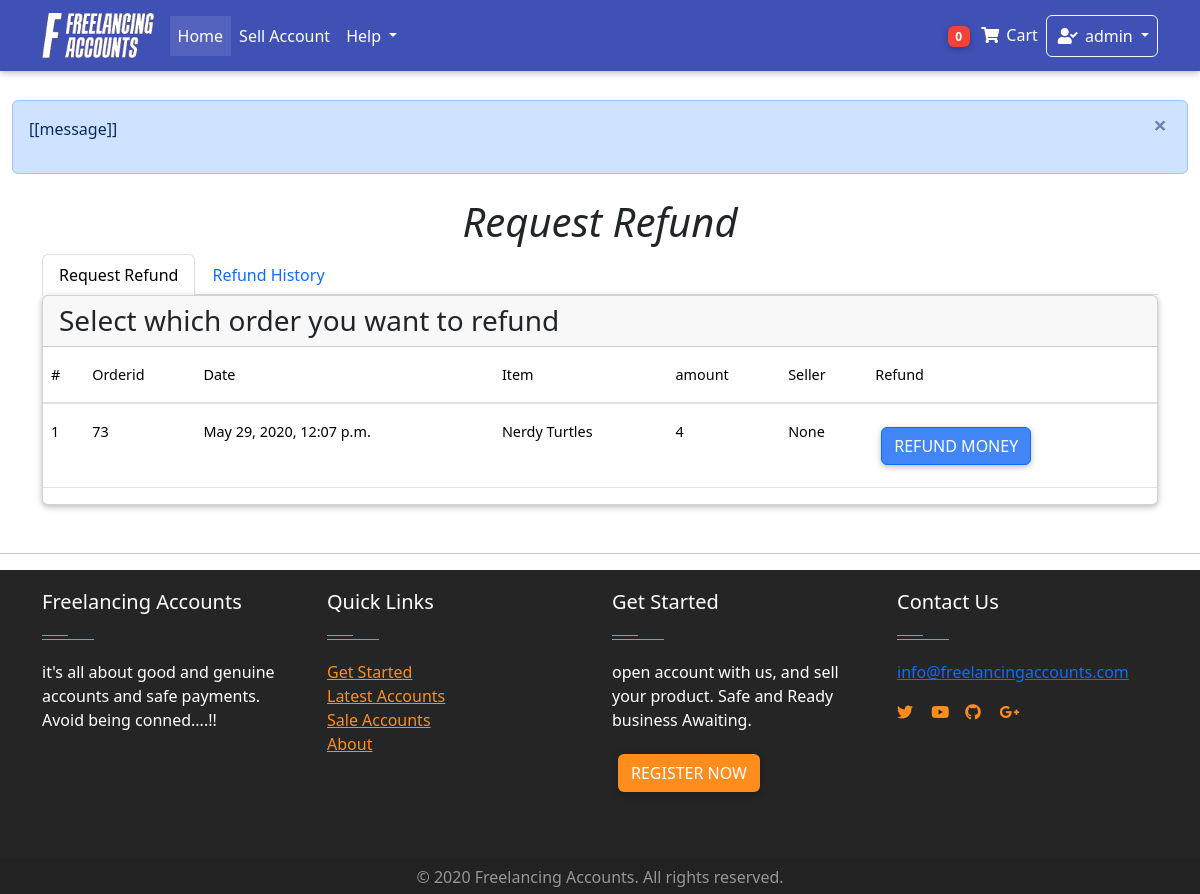
/dashboard/refund/ (signed in), run on an earlier commit of the app's database.
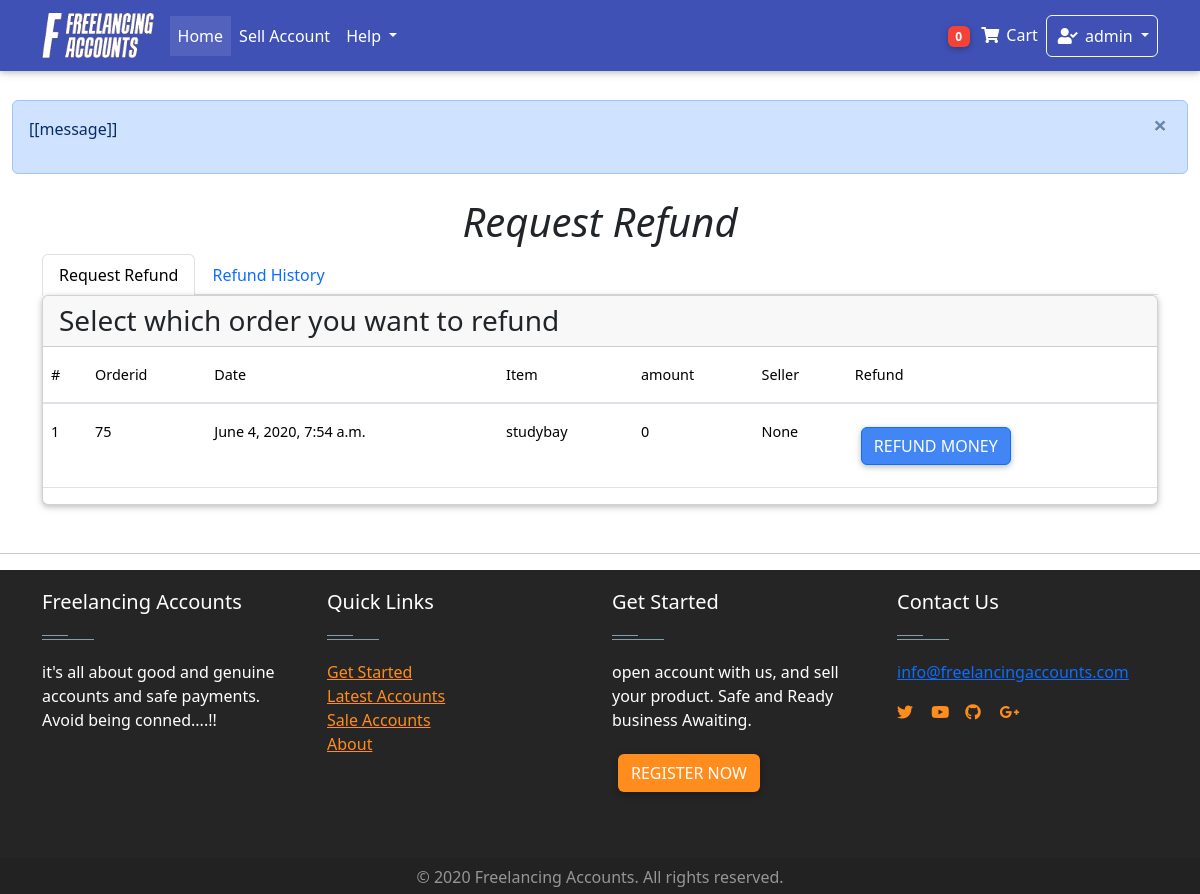
And on a later commit of the database.
### Home/models.py (models this page shows, shortened)
class Order(models.Model):
    user = models.ForeignKey(settings.AUTH_USER_MODEL,on_delete = models.CASCADE)
    items = models.ManyToManyField(OrderItem)
    start_date = models.DateField(auto_now_add = True)
    ordered_date = models.DateTimeField()
    ordered = models.BooleanField(default = False)
    seller = models.ForeignKey(settings.AUTH_USER_MODEL,on_delete = models.CASCADE, related_name="user", blank=True, null = True)
    amount = models.IntegerField(default=0.0)
    released = models.BooleanField(default=False)
    refund = models.BooleanField(default=False)
    billing_address = models.ForeignKey(
        "BillingAddress", on_delete = models.SET_NULL, blank = True, null = True)

class OrderItem(models.Model):
    user = models.ForeignKey(settings.AUTH_USER_MODEL,on_delete = models.CASCADE)
    item = models.ForeignKey(Item, on_delete = models.CASCADE)
    quantity = models.IntegerField(default= 1)
    ordered = models.BooleanField(default = False)

class Item(models.Model):
    created_by = models.ForeignKey(settings.AUTH_USER_MODEL,on_delete = models.CASCADE,blank = True, null = True, editable = False)
    created_at = models.DateTimeField(auto_now_add= True, blank = True, null = True )
    title = models.CharField(max_length = 100)
    price = models.FloatField(default = 0.0)
    discountprice = models.FloatField(blank= True, null = True)
    category = models.CharField(choices = Category_choices, max_length=2)
    label = models.CharField(choices = Label_choices, max_length=1)
    Level = models.CharField(choices = Level_choices, max_length = 15 ,blank= True, null = True)
    finished_orders = models.IntegerField(default = 1)
    rating = models.IntegerField(default = 50 )
    Reviews =models.IntegerField( default = 1)
    profile = models.CharField( max_length = 20)
    description = models.TextField()
    diplay_pic = models.ImageField(upload_to = "display_pics/%Y%m%d/", max_length =255 )
    contact = models.CharField(max_length=15 ,null = True,blank= True)
    sold = models.BooleanField(default=False)

### dashboard/views.py (the view)
# urls.py: path("refund/", views.RefundView.as_view(), name = "refund"),
class RefundView(generic.ListView):
    model = Order
    template_name = "dashboard/refund.html"
    def get_queryset(self):
        queryset =  super(RefundView, self).get_queryset()
        queryset = queryset.filter(user = self.request.user, ordered= True, refund=False, released =False)
        return queryset
    def get_context_data(self, **kwargs):
        context = super(RefundView, self).get_context_data(**kwargs)
        refund = Refund.objects.filter(user = self.request.user).order_by("-date")
        context["refund"] = refund
        return context

### Home/templatetags/cart_template_tags.py (called while the page is built)
@register.filter
def cart_item_count(user):
    if user.is_authenticated:
        qs = Order.objects.filter(user = user, ordered = False)
        if qs.exists():
            return qs[0].items.count()
    return 0

@register.filter
def account_cash(user):
    if user.is_authenticated:
        qs = AccountsModel.objects.get(user= user)
        amount= qs.amount
        return amount

### Home/templatetags/login_tag.py (called while the page is built)
@register.inclusion_tag('logins/login_form.html')
def login_form_tag(current_page=None):
    return {'loginform': LoginForm(),
            'redirect_to': current_page}

### Home/templates/dashboard/refund.html (shortened to what this page needs)
<!DOCTYPE html>
{% extends 'base.html'%}
{% block content%}
<Main class="container">
    <h1 class="text-center "> <i> Request Refund </i></h1>
  <ul class="nav nav-tabs md-tabs " id="myTabMD" role="tablist">
    <li class="nav-item">
      <a class="nav-link active" id="home-tab-md" data-toggle="tab" href="#home-md" role="tab" aria-controls="home-md"
        aria-selected="true">Request Refund</a>
    </li>
    <li class="nav-item">
      <a class="nav-link" id="profile-tab-md" data-toggle="tab" href="#profile-md" role="tab" aria-controls="profile-md"
        aria-selected="false">  Refund History  </a>
    </li>
  </ul>
  <div class="tab-content " id="myTabContentMD">
    <div class="tab-pane fade show active" id="home-md" role="tabpanel" aria-labelledby="home-tab-md">
      <div class="card">
        <h3 class="card-header"> Select which order you want to refund</h3>
        <div class="table-responsive  text-nowrap">
            <table class="table table-hover ">
              <thead>
                <tr>
                  <th>#</th>
                  <th>Orderid</th>
                  <th>Date</th>
                  <th>Item</th>
                  <th>amount</th>
                  <th>Seller</th>
                  <th>Refund</th>
                </tr>
              </thead>
              <tbody>
               {% for object in object_list%}
                <tr style="height:min-content">
                  <th scope="row">{{forloop.counter}}</th>
                  <td>{{ object.id }}</td>
                  <td>{{ object.ordered_date }}</td>
                  <td>
                    {% for obj in object.items.all %}
                    <p> {{ obj.item.title }} </p>
                  {% endfor %}
                  </td>
                  <td>{{ object.amount }}</td>
                  <td>{{ object.seller }}</td>
                  <td>
                    <button id="btn"  class="btn btn-primary" onclick="refund(this);" data-toggle="modal" data-target="#modalRegisterForm">Refund Money</button>
                  </td>
                </tr>
                {% empty %}
                <tr>
                  <th scope="row"></th>
                  <td colspan="5"> You have no previous orders to refund you Money </td>
                </tr>
                {% endfor %}
              </tbody>
            </table>
          </div>
    </div>
    </div>
  </div>
</Main>
<hr class="mt-5">
{% endblock %}

What changed in the data, as far as the page shows it:
no longer on this page (row edited): Order: id "73", ordered_date "May 29, 2020, 12:07 p.m.", amount "4", seller "None"
no longer on this page (row unchanged): OrderItem: item "Nerdy Turtles", shown under "73"
added Order: id "75", ordered_date "June 4, 2020, 7:54 a.m.", amount "0", seller "None"
now on this page (row unchanged): OrderItem: item "studybay", shown under "75"
